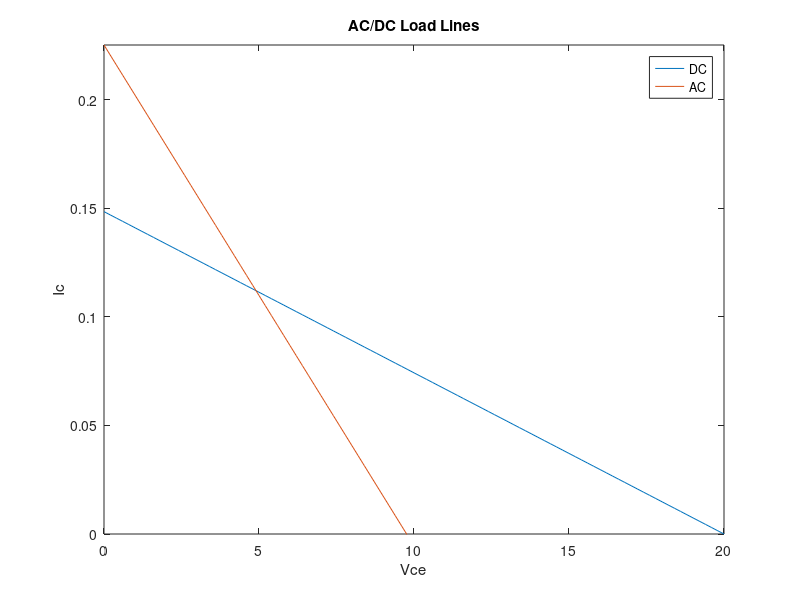

Write MATLAB code to recreate this figure.
%% Electronics II Project I test calculations
% Matthew Avallone
clc;
clear;
% Chosen Outright
Vcc = 20; % Voltage Source in volts
Icq = 0.1157; % Collect current at Q point in amps
b = 300; % Beta
R1 = 3000; % Resistor 1 in ohms
R2 = 20000; % Resistor 2 in ohms

% Calculated
rpi = b*0.026/Icq; % R_pi in ohms
Rth = (R1*R2)/(R1+R2); % Thevenin resistance in ohms
Vth = Vcc*(R2/(R1+R2)); % Thevenin voltage in volts
Ieq = (b+1)/b*Icq; % Emitter current at Q point in amps
Ib = Icq/b; % Base current at Q point in amps
Re = (Vth-Ib*Rth-0.8)/Ieq % Emitter resistor in ohms, found from BE-loop
Rac = (Re*64)/(Re+64); % AC resistance value in ohms
Ai = ((b+1)*Re*Rth)/((Re+64)*(Rth+rpi+(1+b)*Rac)) % Current Gain
ICQ = Vcc / (Re+Rac) % Checked collector current with calculated resistances
VCEQ = Vcc-ICQ*Re % Collector-Emitter Voltage at Q point

% Load Lines
Ic = @(V) -V/((b+1)/b*Re)+Vcc/((b+1)/b*Re); % DC line
ic = @(v) -v/Rac+2*ICQ; % AC line
vce = 0:0.2:Vcc; % range on Vce
plot(vce,Ic(vce),vce,ic(vce))
legend('DC','AC')
ylim([0 2*ICQ])
xlabel('Vce')
ylabel('Ic')
title('AC/DC Load Lines')